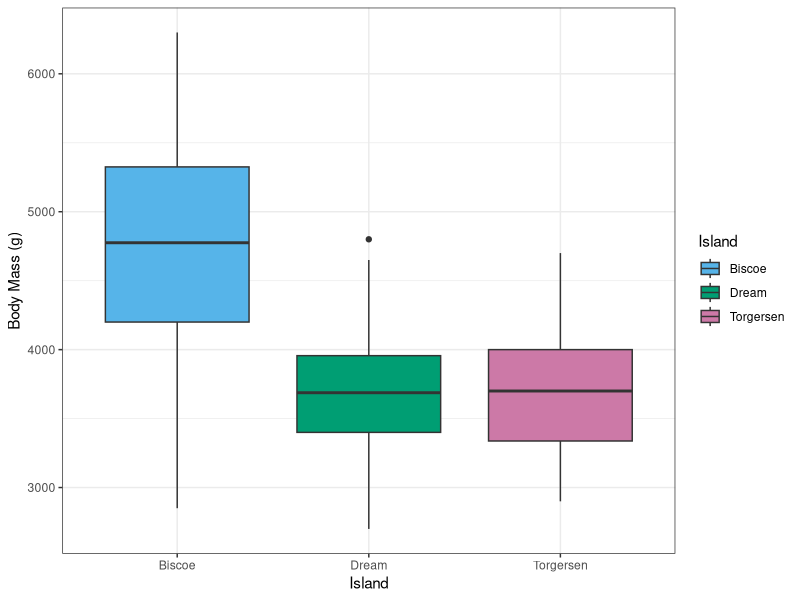

This figure's R source:
library(palmerpenguins)
library(ggplot2)

# Make the following changes to this basic boxplot.
# 1) Change the grey background to white
# 2) Clean up the axis labels
# 3) Make the color vary by island
# 4) Choose a color palette that you enjoy!
okabe_ito <- c("#56B4E9", "#009E73", "#CC79A7", "#F0E442", "#D55E00")
ggplot(penguins, aes(x= island, y= body_mass_g, fill = island)) +
  geom_boxplot() +
  labs(x= "Island",
       y= "Body Mass (g)",
       fill = "Island") +
  scale_fill_manual(values = okabe_ito) +
  theme_bw()
